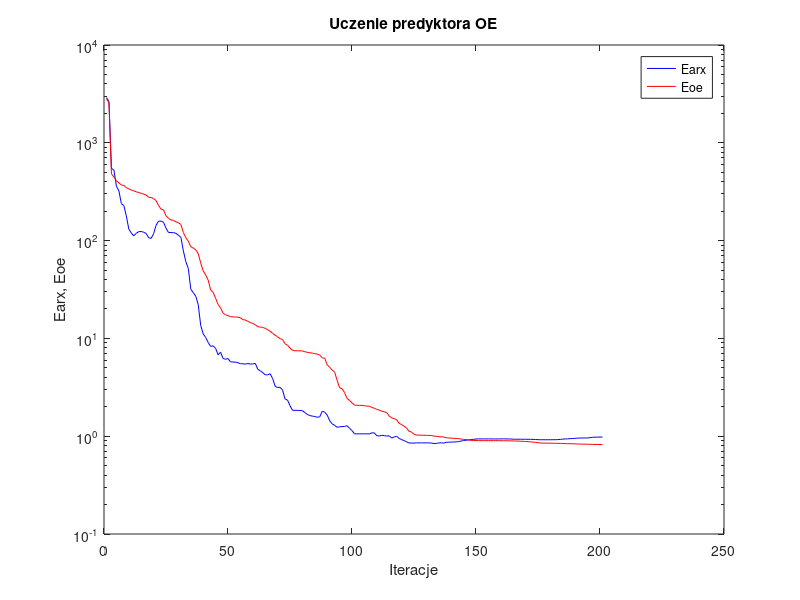
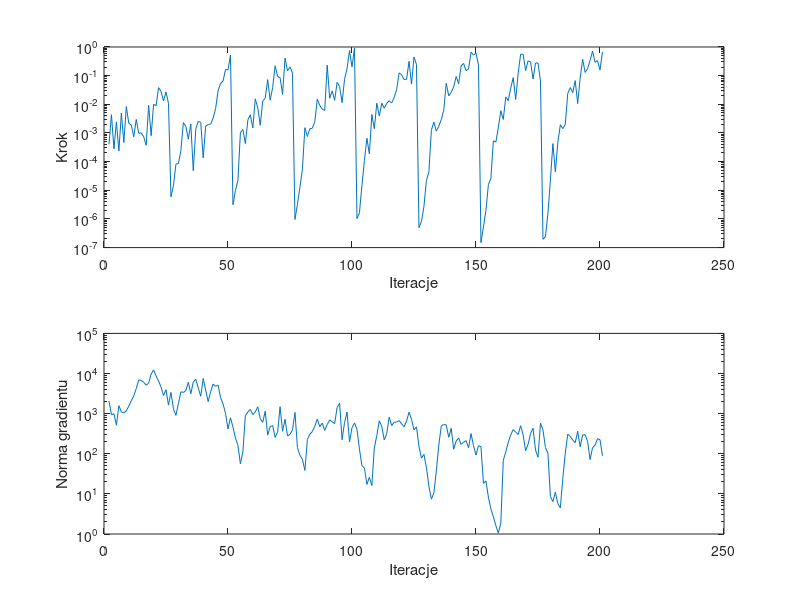

The MATLAB script that drew these images, in order:
%uczenie predyktora oe
clear all;
n=0; farx(n+1)=2.899440e+003; foe(n+1)=2.822203e+003; wspucz(n+1)=0.000000e+000; ng(n+1)=0.000000e+000;
%odnowa zmiennej metryki
n=1; farx(n+1)=2.642365e+003; foe(n+1)=2.557759e+003; krok(n+1)=3.994081e-004; ng(n+1)=2.072254e+003;
n=2; farx(n+1)=5.471807e+002; foe(n+1)=4.816416e+002; krok(n+1)=4.346286e-003; ng(n+1)=9.319600e+002;
n=3; farx(n+1)=5.267770e+002; foe(n+1)=4.471012e+002; krok(n+1)=2.775026e-004; ng(n+1)=9.977493e+002;
n=4; farx(n+1)=3.610720e+002; foe(n+1)=4.088474e+002; krok(n+1)=2.437335e-003; ng(n+1)=5.137199e+002;
n=5; farx(n+1)=3.226701e+002; foe(n+1)=3.888879e+002; krok(n+1)=2.337468e-004; ng(n+1)=1.581452e+003;
n=6; farx(n+1)=2.386599e+002; foe(n+1)=3.704961e+002; krok(n+1)=4.964322e-003; ng(n+1)=1.097017e+003;
n=7; farx(n+1)=2.281888e+002; foe(n+1)=3.665877e+002; krok(n+1)=4.636412e-004; ng(n+1)=1.043341e+003;
n=8; farx(n+1)=1.790513e+002; foe(n+1)=3.480250e+002; krok(n+1)=8.360316e-003; ng(n+1)=1.179031e+003;
n=9; farx(n+1)=1.310637e+002; foe(n+1)=3.379076e+002; krok(n+1)=2.168540e-003; ng(n+1)=1.538727e+003;
n=10; farx(n+1)=1.197525e+002; foe(n+1)=3.287269e+002; krok(n+1)=1.882699e-003; ng(n+1)=2.097056e+003;
n=11; farx(n+1)=1.118283e+002; foe(n+1)=3.228440e+002; krok(n+1)=7.348901e-004; ng(n+1)=2.760478e+003;
n=12; farx(n+1)=1.187754e+002; foe(n+1)=3.155487e+002; krok(n+1)=2.972972e-003; ng(n+1)=4.205700e+003;
n=13; farx(n+1)=1.234474e+002; foe(n+1)=3.098312e+002; krok(n+1)=9.673859e-004; ng(n+1)=6.927739e+003;
n=14; farx(n+1)=1.241149e+002; foe(n+1)=3.047845e+002; krok(n+1)=1.010647e-003; ng(n+1)=6.690753e+003;
n=15; farx(n+1)=1.215352e+002; foe(n+1)=2.981185e+002; krok(n+1)=7.394073e-004; ng(n+1)=6.068731e+003;
n=16; farx(n+1)=1.185607e+002; foe(n+1)=2.925309e+002; krok(n+1)=3.716215e-004; ng(n+1)=5.097702e+003;
n=17; farx(n+1)=1.068795e+002; foe(n+1)=2.772956e+002; krok(n+1)=9.258382e-003; ng(n+1)=5.811486e+003;
n=18; farx(n+1)=1.053616e+002; foe(n+1)=2.755615e+002; krok(n+1)=8.034520e-004; ng(n+1)=9.670190e+003;
n=19; farx(n+1)=1.173928e+002; foe(n+1)=2.688564e+002; krok(n+1)=1.000726e-002; ng(n+1)=1.233064e+004;
n=20; farx(n+1)=1.434967e+002; foe(n+1)=2.563864e+002; krok(n+1)=8.928204e-003; ng(n+1)=8.639232e+003;
n=21; farx(n+1)=1.580374e+002; foe(n+1)=2.284105e+002; krok(n+1)=3.818352e-002; ng(n+1)=6.493526e+003;
n=22; farx(n+1)=1.584075e+002; foe(n+1)=2.098342e+002; krok(n+1)=2.812841e-002; ng(n+1)=4.626149e+003;
n=23; farx(n+1)=1.539065e+002; foe(n+1)=2.060610e+002; krok(n+1)=1.308935e-002; ng(n+1)=2.822646e+003;
n=24; farx(n+1)=1.340272e+002; foe(n+1)=1.794125e+002; krok(n+1)=2.700825e-002; ng(n+1)=3.939181e+003;
n=25; farx(n+1)=1.211249e+002; foe(n+1)=1.693037e+002; krok(n+1)=1.080437e-002; ng(n+1)=1.637611e+003;
%odnowa zmiennej metryki
n=26; farx(n+1)=1.207549e+002; foe(n+1)=1.627220e+002; krok(n+1)=5.921156e-006; ng(n+1)=3.373492e+003;
n=27; farx(n+1)=1.206026e+002; foe(n+1)=1.608567e+002; krok(n+1)=1.442554e-005; ng(n+1)=1.314912e+003;
n=28; farx(n+1)=1.187891e+002; foe(n+1)=1.555233e+002; krok(n+1)=8.190066e-005; ng(n+1)=9.069660e+002;
n=29; farx(n+1)=1.133191e+002; foe(n+1)=1.525760e+002; krok(n+1)=8.528034e-005; ng(n+1)=1.784596e+003;
n=30; farx(n+1)=1.082129e+002; foe(n+1)=1.460176e+002; krok(n+1)=2.426039e-004; ng(n+1)=3.498566e+003;
n=31; farx(n+1)=7.859903e+001; foe(n+1)=1.208371e+002; krok(n+1)=2.304922e-003; ng(n+1)=3.378581e+003;
n=32; farx(n+1)=6.087292e+001; foe(n+1)=1.068178e+002; krok(n+1)=1.713251e-003; ng(n+1)=3.755895e+003;
n=33; farx(n+1)=5.179559e+001; foe(n+1)=9.877520e+001; krok(n+1)=6.099560e-004; ng(n+1)=6.058997e+003;
n=34; farx(n+1)=3.176825e+001; foe(n+1)=8.644300e+001; krok(n+1)=2.050209e-003; ng(n+1)=3.132546e+003;
n=35; farx(n+1)=2.936593e+001; foe(n+1)=8.383997e+001; krok(n+1)=4.789661e-005; ng(n+1)=6.113363e+003;
n=36; farx(n+1)=2.700559e+001; foe(n+1)=8.045275e+001; krok(n+1)=1.342085e-003; ng(n+1)=7.229529e+003;
n=37; farx(n+1)=2.210690e+001; foe(n+1)=7.365832e+001; krok(n+1)=2.547833e-003; ng(n+1)=4.389709e+003;
n=38; farx(n+1)=1.352709e+001; foe(n+1)=5.892202e+001; krok(n+1)=2.337021e-003; ng(n+1)=2.712706e+003;
n=39; farx(n+1)=1.112733e+001; foe(n+1)=4.901227e+001; krok(n+1)=1.355338e-004; ng(n+1)=7.544763e+003;
n=40; farx(n+1)=1.021678e+001; foe(n+1)=4.447476e+001; krok(n+1)=1.742611e-003; ng(n+1)=3.866583e+003;
n=41; farx(n+1)=9.092079e+000; foe(n+1)=3.946468e+001; krok(n+1)=1.959374e-003; ng(n+1)=1.993492e+003;
n=42; farx(n+1)=8.291144e+000; foe(n+1)=3.131261e+001; krok(n+1)=2.024786e-003; ng(n+1)=3.541714e+003;
n=43; farx(n+1)=8.406994e+000; foe(n+1)=2.957451e+001; krok(n+1)=3.303815e-003; ng(n+1)=5.446809e+003;
n=44; farx(n+1)=7.912191e+000; foe(n+1)=2.572566e+001; krok(n+1)=7.088910e-003; ng(n+1)=4.790818e+003;
n=45; farx(n+1)=6.807959e+000; foe(n+1)=2.225340e+001; krok(n+1)=2.967304e-002; ng(n+1)=5.174159e+003;
n=46; farx(n+1)=7.224723e+000; foe(n+1)=2.053623e+001; krok(n+1)=5.344961e-002; ng(n+1)=2.531761e+003;
n=47; farx(n+1)=6.231688e+000; foe(n+1)=1.820047e+001; krok(n+1)=6.488875e-002; ng(n+1)=1.745407e+003;
n=48; farx(n+1)=6.122818e+000; foe(n+1)=1.745016e+001; krok(n+1)=1.634459e-001; ng(n+1)=1.014626e+003;
n=49; farx(n+1)=6.221229e+000; foe(n+1)=1.708586e+001; krok(n+1)=1.576475e-001; ng(n+1)=4.164998e+002;
n=50; farx(n+1)=5.758641e+000; foe(n+1)=1.667230e+001; krok(n+1)=5.183452e-001; ng(n+1)=7.895055e+002;
%odnowa zmiennej metryki
n=51; farx(n+1)=5.738347e+000; foe(n+1)=1.659291e+001; krok(n+1)=3.123272e-006; ng(n+1)=4.617745e+002;
n=52; farx(n+1)=5.716208e+000; foe(n+1)=1.655248e+001; krok(n+1)=9.888364e-006; ng(n+1)=2.461843e+002;
n=53; farx(n+1)=5.642142e+000; foe(n+1)=1.650628e+001; krok(n+1)=2.219549e-005; ng(n+1)=1.631198e+002;
n=54; farx(n+1)=5.511359e+000; foe(n+1)=1.625334e+001; krok(n+1)=1.025539e-003; ng(n+1)=5.605142e+001;
n=55; farx(n+1)=5.506242e+000; foe(n+1)=1.555725e+001; krok(n+1)=1.317301e-003; ng(n+1)=1.122854e+002;
n=56; farx(n+1)=5.456374e+000; foe(n+1)=1.541169e+001; krok(n+1)=4.250148e-004; ng(n+1)=8.908026e+002;
n=57; farx(n+1)=5.544513e+000; foe(n+1)=1.493540e+001; krok(n+1)=2.840497e-003; ng(n+1)=1.098632e+003;
n=58; farx(n+1)=5.460269e+000; foe(n+1)=1.453593e+001; krok(n+1)=4.323984e-003; ng(n+1)=1.279534e+003;
n=59; farx(n+1)=5.482530e+000; foe(n+1)=1.419971e+001; krok(n+1)=1.499941e-003; ng(n+1)=9.427507e+002;
n=60; farx(n+1)=5.554590e+000; foe(n+1)=1.380790e+001; krok(n+1)=1.548166e-002; ng(n+1)=1.107841e+003;
n=61; farx(n+1)=4.837642e+000; foe(n+1)=1.315950e+001; krok(n+1)=7.517005e-003; ng(n+1)=1.485953e+003;
n=62; farx(n+1)=4.669064e+000; foe(n+1)=1.306286e+001; krok(n+1)=1.857915e-003; ng(n+1)=7.529390e+002;
n=63; farx(n+1)=4.467948e+000; foe(n+1)=1.297735e+001; krok(n+1)=1.301252e-002; ng(n+1)=6.085228e+002;
n=64; farx(n+1)=4.243190e+000; foe(n+1)=1.264290e+001; krok(n+1)=1.642672e-002; ng(n+1)=1.147555e+003;
n=65; farx(n+1)=4.242490e+000; foe(n+1)=1.227808e+001; krok(n+1)=7.240442e-002; ng(n+1)=2.915587e+002;
n=66; farx(n+1)=4.350838e+000; foe(n+1)=1.182227e+001; krok(n+1)=1.391254e-002; ng(n+1)=4.710269e+002;
n=67; farx(n+1)=3.884232e+000; foe(n+1)=1.126205e+001; krok(n+1)=3.820826e-002; ng(n+1)=5.046421e+002;
n=68; farx(n+1)=3.247452e+000; foe(n+1)=1.080475e+001; krok(n+1)=2.209722e-001; ng(n+1)=2.547532e+002;
n=69; farx(n+1)=3.148213e+000; foe(n+1)=1.036548e+001; krok(n+1)=9.373676e-002; ng(n+1)=3.439727e+002;
n=70; farx(n+1)=3.160810e+000; foe(n+1)=9.942664e+000; krok(n+1)=8.470464e-002; ng(n+1)=1.487599e+003;
n=71; farx(n+1)=2.960649e+000; foe(n+1)=9.742811e+000; krok(n+1)=2.219272e-002; ng(n+1)=3.645041e+002;
n=72; farx(n+1)=2.404470e+000; foe(n+1)=8.808086e+000; krok(n+1)=4.079802e-001; ng(n+1)=7.251215e+002;
n=73; farx(n+1)=2.336217e+000; foe(n+1)=8.499955e+000; krok(n+1)=1.460372e-001; ng(n+1)=2.772684e+002;
n=74; farx(n+1)=2.055118e+000; foe(n+1)=7.980741e+000; krok(n+1)=2.020751e-001; ng(n+1)=3.041909e+002;
n=75; farx(n+1)=1.840767e+000; foe(n+1)=7.557203e+000; krok(n+1)=1.221144e-001; ng(n+1)=3.951983e+002;
%odnowa zmiennej metryki
n=76; farx(n+1)=1.838981e+000; foe(n+1)=7.480380e+000; krok(n+1)=9.623223e-007; ng(n+1)=1.072715e+003;
n=77; farx(n+1)=1.836998e+000; foe(n+1)=7.474960e+000; krok(n+1)=3.241425e-006; ng(n+1)=1.431841e+002;
n=78; farx(n+1)=1.832258e+000; foe(n+1)=7.466401e+000; krok(n+1)=1.277945e-005; ng(n+1)=9.131381e+001;
n=79; farx(n+1)=1.825223e+000; foe(n+1)=7.434500e+000; krok(n+1)=5.354731e-005; ng(n+1)=7.284078e+001;
n=80; farx(n+1)=1.743272e+000; foe(n+1)=7.308506e+000; krok(n+1)=1.529718e-003; ng(n+1)=3.839960e+001;
n=81; farx(n+1)=1.665939e+000; foe(n+1)=7.194549e+000; krok(n+1)=7.557764e-004; ng(n+1)=2.267459e+002;
n=82; farx(n+1)=1.625943e+000; foe(n+1)=7.133395e+000; krok(n+1)=1.413789e-003; ng(n+1)=3.082693e+002;
n=83; farx(n+1)=1.604331e+000; foe(n+1)=7.067935e+000; krok(n+1)=1.457389e-003; ng(n+1)=3.571465e+002;
n=84; farx(n+1)=1.591178e+000; foe(n+1)=6.983876e+000; krok(n+1)=2.463242e-003; ng(n+1)=4.860945e+002;
n=85; farx(n+1)=1.563123e+000; foe(n+1)=6.905602e+000; krok(n+1)=1.517095e-002; ng(n+1)=7.308321e+002;
n=86; farx(n+1)=1.577209e+000; foe(n+1)=6.747335e+000; krok(n+1)=9.128410e-003; ng(n+1)=4.729631e+002;
n=87; farx(n+1)=1.802843e+000; foe(n+1)=6.316148e+000; krok(n+1)=6.746361e-003; ng(n+1)=5.810916e+002;
n=88; farx(n+1)=1.760272e+000; foe(n+1)=6.285375e+000; krok(n+1)=6.130766e-003; ng(n+1)=3.813378e+002;
n=89; farx(n+1)=1.642609e+000; foe(n+1)=5.359374e+000; krok(n+1)=2.320583e-001; ng(n+1)=5.327801e+002;
n=90; farx(n+1)=1.440447e+000; foe(n+1)=5.071583e+000; krok(n+1)=1.626130e-002; ng(n+1)=6.966007e+002;
n=91; farx(n+1)=1.338459e+000; foe(n+1)=4.746762e+000; krok(n+1)=2.928765e-002; ng(n+1)=6.269745e+002;
n=92; farx(n+1)=1.292367e+000; foe(n+1)=4.521088e+000; krok(n+1)=1.376894e-002; ng(n+1)=5.593655e+002;
n=93; farx(n+1)=1.232789e+000; foe(n+1)=3.724105e+000; krok(n+1)=5.857529e-002; ng(n+1)=1.430235e+003;
n=94; farx(n+1)=1.246442e+000; foe(n+1)=3.129164e+000; krok(n+1)=4.171530e-002; ng(n+1)=1.810854e+003;
n=95; farx(n+1)=1.255420e+000; foe(n+1)=3.060062e+000; krok(n+1)=1.142218e-002; ng(n+1)=2.232187e+002;
n=96; farx(n+1)=1.258950e+000; foe(n+1)=2.794840e+000; krok(n+1)=7.475647e-002; ng(n+1)=6.018428e+002;
n=97; farx(n+1)=1.280097e+000; foe(n+1)=2.435173e+000; krok(n+1)=1.778431e-001; ng(n+1)=1.090251e+003;
n=98; farx(n+1)=1.204096e+000; foe(n+1)=2.323548e+000; krok(n+1)=7.491049e-001; ng(n+1)=1.973174e+002;
n=99; farx(n+1)=1.141419e+000; foe(n+1)=2.192061e+000; krok(n+1)=2.031949e-001; ng(n+1)=4.451310e+002;
n=100; farx(n+1)=1.057802e+000; foe(n+1)=2.079511e+000; krok(n+1)=9.089030e-001; ng(n+1)=5.886123e+002;
%odnowa zmiennej metryki
n=101; farx(n+1)=1.056863e+000; foe(n+1)=2.069457e+000; krok(n+1)=1.027470e-006; ng(n+1)=4.068514e+002;
n=102; farx(n+1)=1.056568e+000; foe(n+1)=2.067563e+000; krok(n+1)=1.649381e-006; ng(n+1)=1.306794e+002;
n=103; farx(n+1)=1.057588e+000; foe(n+1)=2.065171e+000; krok(n+1)=1.460917e-005; ng(n+1)=5.050175e+001;
n=104; farx(n+1)=1.057726e+000; foe(n+1)=2.049839e+000; krok(n+1)=1.085565e-004; ng(n+1)=4.432090e+001;
n=105; farx(n+1)=1.057448e+000; foe(n+1)=2.034089e+000; krok(n+1)=6.552053e-004; ng(n+1)=1.724129e+001;
n=106; farx(n+1)=1.055180e+000; foe(n+1)=2.025483e+000; krok(n+1)=1.874926e-004; ng(n+1)=2.603146e+001;
n=107; farx(n+1)=1.081925e+000; foe(n+1)=1.969562e+000; krok(n+1)=4.419773e-003; ng(n+1)=1.607101e+001;
n=108; farx(n+1)=1.081564e+000; foe(n+1)=1.930593e+000; krok(n+1)=1.409339e-003; ng(n+1)=1.387493e+002;
n=109; farx(n+1)=1.010852e+000; foe(n+1)=1.879997e+000; krok(n+1)=1.095618e-002; ng(n+1)=2.847780e+002;
n=110; farx(n+1)=1.004869e+000; foe(n+1)=1.849964e+000; krok(n+1)=3.937497e-003; ng(n+1)=6.602019e+002;
n=111; farx(n+1)=1.021359e+000; foe(n+1)=1.800980e+000; krok(n+1)=1.095618e-002; ng(n+1)=4.852363e+002;
n=112; farx(n+1)=1.013564e+000; foe(n+1)=1.779338e+000; krok(n+1)=7.242402e-003; ng(n+1)=2.206247e+002;
n=113; farx(n+1)=1.003870e+000; foe(n+1)=1.742400e+000; krok(n+1)=1.086709e-002; ng(n+1)=3.157357e+002;
n=114; farx(n+1)=1.008676e+000; foe(n+1)=1.608033e+000; krok(n+1)=1.321526e-002; ng(n+1)=8.149210e+002;
n=115; farx(n+1)=9.576399e-001; foe(n+1)=1.539378e+000; krok(n+1)=1.109636e-002; ng(n+1)=5.048574e+002;
n=116; farx(n+1)=9.816382e-001; foe(n+1)=1.510981e+000; krok(n+1)=1.729594e-002; ng(n+1)=6.105488e+002;
n=117; farx(n+1)=9.984218e-001; foe(n+1)=1.473517e+000; krok(n+1)=3.294851e-002; ng(n+1)=6.151059e+002;
n=118; farx(n+1)=9.492991e-001; foe(n+1)=1.353749e+000; krok(n+1)=1.253365e-001; ng(n+1)=6.726661e+002;
n=119; farx(n+1)=9.227518e-001; foe(n+1)=1.314576e+000; krok(n+1)=1.067078e-001; ng(n+1)=5.555996e+002;
n=120; farx(n+1)=9.018860e-001; foe(n+1)=1.264322e+000; krok(n+1)=7.340057e-002; ng(n+1)=4.696377e+002;
n=121; farx(n+1)=8.772216e-001; foe(n+1)=1.209885e+000; krok(n+1)=7.431643e-002; ng(n+1)=6.540275e+002;
n=122; farx(n+1)=8.518296e-001; foe(n+1)=1.121805e+000; krok(n+1)=3.138666e-001; ng(n+1)=1.085000e+003;
n=123; farx(n+1)=8.506313e-001; foe(n+1)=1.102632e+000; krok(n+1)=5.079872e-002; ng(n+1)=7.241882e+002;
n=124; farx(n+1)=8.507866e-001; foe(n+1)=1.047865e+000; krok(n+1)=4.452012e-001; ng(n+1)=3.934366e+002;
n=125; farx(n+1)=8.550146e-001; foe(n+1)=1.026073e+000; krok(n+1)=2.435056e-001; ng(n+1)=4.684704e+002;
%odnowa zmiennej metryki
n=126; farx(n+1)=8.548970e-001; foe(n+1)=1.025161e+000; krok(n+1)=4.962554e-007; ng(n+1)=1.527118e+002;
n=127; farx(n+1)=8.548430e-001; foe(n+1)=1.024834e+000; krok(n+1)=8.165243e-007; ng(n+1)=7.806695e+001;
n=128; farx(n+1)=8.545418e-001; foe(n+1)=1.022973e+000; krok(n+1)=2.701776e-006; ng(n+1)=9.694531e+001;
n=129; farx(n+1)=8.546151e-001; foe(n+1)=1.019426e+000; krok(n+1)=2.170937e-005; ng(n+1)=4.555017e+001;
n=130; farx(n+1)=8.546363e-001; foe(n+1)=1.018717e+000; krok(n+1)=4.381503e-005; ng(n+1)=1.546983e+001;
n=131; farx(n+1)=8.517871e-001; foe(n+1)=1.015539e+000; krok(n+1)=1.238384e-003; ng(n+1)=7.387529e+000;
n=132; farx(n+1)=8.416268e-001; foe(n+1)=1.002536e+000; krok(n+1)=2.400181e-003; ng(n+1)=1.043738e+001;
n=133; farx(n+1)=8.435908e-001; foe(n+1)=9.975544e-001; krok(n+1)=1.158294e-003; ng(n+1)=3.728393e+001;
n=134; farx(n+1)=8.541905e-001; foe(n+1)=9.877112e-001; krok(n+1)=1.700059e-003; ng(n+1)=1.648712e+002;
n=135; farx(n+1)=8.557131e-001; foe(n+1)=9.862597e-001; krok(n+1)=2.926191e-003; ng(n+1)=4.934185e+002;
n=136; farx(n+1)=8.504619e-001; foe(n+1)=9.825330e-001; krok(n+1)=6.400909e-003; ng(n+1)=5.333630e+002;
n=137; farx(n+1)=8.674992e-001; foe(n+1)=9.647110e-001; krok(n+1)=5.440189e-002; ng(n+1)=5.262085e+002;
n=138; farx(n+1)=8.679874e-001; foe(n+1)=9.595557e-001; krok(n+1)=1.979909e-002; ng(n+1)=2.575503e+002;
n=139; farx(n+1)=8.707396e-001; foe(n+1)=9.549891e-001; krok(n+1)=2.610023e-002; ng(n+1)=4.294351e+002;
n=140; farx(n+1)=8.721743e-001; foe(n+1)=9.529585e-001; krok(n+1)=4.076532e-002; ng(n+1)=1.297384e+002;
n=141; farx(n+1)=8.741928e-001; foe(n+1)=9.482194e-001; krok(n+1)=9.363811e-002; ng(n+1)=2.074841e+002;
n=142; farx(n+1)=8.814554e-001; foe(n+1)=9.445642e-001; krok(n+1)=5.205007e-002; ng(n+1)=2.474041e+002;
n=143; farx(n+1)=8.916749e-001; foe(n+1)=9.358250e-001; krok(n+1)=2.176076e-001; ng(n+1)=1.710461e+002;
n=144; farx(n+1)=9.036618e-001; foe(n+1)=9.273982e-001; krok(n+1)=2.681247e-001; ng(n+1)=1.942862e+002;
n=145; farx(n+1)=9.103754e-001; foe(n+1)=9.232811e-001; krok(n+1)=1.489153e-001; ng(n+1)=2.123347e+002;
n=146; farx(n+1)=9.145623e-001; foe(n+1)=9.170915e-001; krok(n+1)=1.717868e-001; ng(n+1)=1.412165e+002;
n=147; farx(n+1)=9.226660e-001; foe(n+1)=9.069334e-001; krok(n+1)=6.577988e-001; ng(n+1)=3.179289e+002;
n=148; farx(n+1)=9.285410e-001; foe(n+1)=9.051401e-001; krok(n+1)=5.219391e-001; ng(n+1)=1.584788e+002;
n=149; farx(n+1)=9.367643e-001; foe(n+1)=9.027075e-001; krok(n+1)=6.193808e-001; ng(n+1)=9.308791e+001;
n=150; farx(n+1)=9.384913e-001; foe(n+1)=9.015441e-001; krok(n+1)=2.320583e-001; ng(n+1)=1.593679e+002;
%odnowa zmiennej metryki
n=151; farx(n+1)=9.384806e-001; foe(n+1)=9.013140e-001; krok(n+1)=1.477556e-007; ng(n+1)=1.493309e+002;
n=152; farx(n+1)=9.384704e-001; foe(n+1)=9.013005e-001; krok(n+1)=5.264774e-007; ng(n+1)=1.829102e+001;
n=153; farx(n+1)=9.384428e-001; foe(n+1)=9.012464e-001; krok(n+1)=1.979565e-006; ng(n+1)=2.107757e+001;
n=154; farx(n+1)=9.383887e-001; foe(n+1)=9.011393e-001; krok(n+1)=1.573332e-005; ng(n+1)=8.293151e+000;
n=155; farx(n+1)=9.383426e-001; foe(n+1)=9.010961e-001; krok(n+1)=2.628202e-005; ng(n+1)=4.251398e+000;
n=156; farx(n+1)=9.377308e-001; foe(n+1)=9.008354e-001; krok(n+1)=5.302150e-004; ng(n+1)=2.687925e+000;
n=157; farx(n+1)=9.375182e-001; foe(n+1)=9.007589e-001; krok(n+1)=4.811061e-004; ng(n+1)=1.618451e+000;
n=158; farx(n+1)=9.374251e-001; foe(n+1)=9.006497e-001; krok(n+1)=1.518185e-003; ng(n+1)=1.058482e+000;
n=159; farx(n+1)=9.384314e-001; foe(n+1)=8.995773e-001; krok(n+1)=5.967206e-003; ng(n+1)=1.870470e+000;
n=160; farx(n+1)=9.402820e-001; foe(n+1)=8.992848e-001; krok(n+1)=2.972972e-003; ng(n+1)=6.877455e+001;
n=161; farx(n+1)=9.381133e-001; foe(n+1)=8.986507e-001; krok(n+1)=1.818608e-002; ng(n+1)=1.108707e+002;
n=162; farx(n+1)=9.365972e-001; foe(n+1)=8.978073e-001; krok(n+1)=1.340015e-002; ng(n+1)=1.914493e+002;
n=163; farx(n+1)=9.374516e-001; foe(n+1)=8.969564e-001; krok(n+1)=3.670029e-002; ng(n+1)=2.940726e+002;
n=164; farx(n+1)=9.319924e-001; foe(n+1)=8.932654e-001; krok(n+1)=8.512166e-002; ng(n+1)=4.020182e+002;
n=165; farx(n+1)=9.304351e-001; foe(n+1)=8.929559e-001; krok(n+1)=1.468412e-002; ng(n+1)=3.439557e+002;
n=166; farx(n+1)=9.315550e-001; foe(n+1)=8.918455e-001; krok(n+1)=1.213676e-001; ng(n+1)=3.029678e+002;
n=167; farx(n+1)=9.316789e-001; foe(n+1)=8.886083e-001; krok(n+1)=5.636152e-001; ng(n+1)=4.999700e+002;
n=168; farx(n+1)=9.302538e-001; foe(n+1)=8.854012e-001; krok(n+1)=5.548341e-001; ng(n+1)=2.967630e+002;
n=169; farx(n+1)=9.306751e-001; foe(n+1)=8.839870e-001; krok(n+1)=1.500061e-001; ng(n+1)=1.189543e+002;
n=170; farx(n+1)=9.291003e-001; foe(n+1)=8.798286e-001; krok(n+1)=3.282103e-001; ng(n+1)=1.723763e+002;
n=171; farx(n+1)=9.294545e-001; foe(n+1)=8.743630e-001; krok(n+1)=3.032584e-001; ng(n+1)=3.198346e+002;
n=172; farx(n+1)=9.277647e-001; foe(n+1)=8.710990e-001; krok(n+1)=7.588958e-002; ng(n+1)=4.324816e+002;
n=173; farx(n+1)=9.243471e-001; foe(n+1)=8.659409e-001; krok(n+1)=2.759884e-001; ng(n+1)=1.238303e+002;
n=174; farx(n+1)=9.221956e-001; foe(n+1)=8.589611e-001; krok(n+1)=2.762929e-001; ng(n+1)=8.194605e+001;
n=175; farx(n+1)=9.201261e-001; foe(n+1)=8.519841e-001; krok(n+1)=6.394768e-002; ng(n+1)=5.801386e+002;
%odnowa zmiennej metryki
n=176; farx(n+1)=9.200400e-001; foe(n+1)=8.497767e-001; krok(n+1)=1.950212e-007; ng(n+1)=3.945875e+002;
n=177; farx(n+1)=9.200309e-001; foe(n+1)=8.494189e-001; krok(n+1)=2.390605e-007; ng(n+1)=1.437866e+002;
n=178; farx(n+1)=9.201322e-001; foe(n+1)=8.482917e-001; krok(n+1)=1.570179e-006; ng(n+1)=1.023283e+002;
n=179; farx(n+1)=9.201469e-001; foe(n+1)=8.481452e-001; krok(n+1)=2.296646e-005; ng(n+1)=8.572111e+000;
n=180; farx(n+1)=9.209598e-001; foe(n+1)=8.467869e-001; krok(n+1)=4.250148e-004; ng(n+1)=6.429739e+000;
n=181; farx(n+1)=9.213550e-001; foe(n+1)=8.463650e-001; krok(n+1)=4.412088e-005; ng(n+1)=1.103886e+001;
n=182; farx(n+1)=9.227614e-001; foe(n+1)=8.456105e-001; krok(n+1)=4.740920e-004; ng(n+1)=5.724103e+000;
n=183; farx(n+1)=9.269559e-001; foe(n+1)=8.445322e-001; krok(n+1)=1.924424e-003; ng(n+1)=4.478530e+000;
n=184; farx(n+1)=9.332741e-001; foe(n+1)=8.427560e-001; krok(n+1)=1.420248e-003; ng(n+1)=2.419244e+001;
n=185; farx(n+1)=9.380446e-001; foe(n+1)=8.397753e-001; krok(n+1)=2.000848e-003; ng(n+1)=1.043842e+002;
n=186; farx(n+1)=9.398857e-001; foe(n+1)=8.392378e-001; krok(n+1)=2.421456e-002; ng(n+1)=3.083140e+002;
n=187; farx(n+1)=9.448578e-001; foe(n+1)=8.371560e-001; krok(n+1)=3.844828e-002; ng(n+1)=2.717181e+002;
n=188; farx(n+1)=9.473607e-001; foe(n+1)=8.365146e-001; krok(n+1)=2.539936e-002; ng(n+1)=2.194159e+002;
n=189; farx(n+1)=9.512326e-001; foe(n+1)=8.352153e-001; krok(n+1)=6.700045e-002; ng(n+1)=1.876609e+002;
n=190; farx(n+1)=9.564024e-001; foe(n+1)=8.322024e-001; krok(n+1)=1.064021e-002; ng(n+1)=3.650102e+002;
n=191; farx(n+1)=9.578528e-001; foe(n+1)=8.311316e-001; krok(n+1)=8.097460e-002; ng(n+1)=1.491716e+002;
n=192; farx(n+1)=9.584578e-001; foe(n+1)=8.298077e-001; krok(n+1)=3.724184e-001; ng(n+1)=2.944695e+002;
n=193; farx(n+1)=9.591641e-001; foe(n+1)=8.289645e-001; krok(n+1)=1.293628e-001; ng(n+1)=2.997225e+002;
n=194; farx(n+1)=9.604635e-001; foe(n+1)=8.279733e-001; krok(n+1)=1.755320e-001; ng(n+1)=2.030829e+002;
n=195; farx(n+1)=9.665777e-001; foe(n+1)=8.263981e-001; krok(n+1)=3.394051e-001; ng(n+1)=7.155639e+001;
n=196; farx(n+1)=9.747909e-001; foe(n+1)=8.247186e-001; krok(n+1)=7.203499e-001; ng(n+1)=1.421781e+002;
n=197; farx(n+1)=9.772555e-001; foe(n+1)=8.237748e-001; krok(n+1)=2.912288e-001; ng(n+1)=1.636559e+002;
n=198; farx(n+1)=9.779050e-001; foe(n+1)=8.228785e-001; krok(n+1)=3.340461e-001; ng(n+1)=2.369278e+002;
n=199; farx(n+1)=9.798652e-001; foe(n+1)=8.219606e-001; krok(n+1)=1.570717e-001; ng(n+1)=2.243329e+002;
n=200; farx(n+1)=9.780947e-001; foe(n+1)=8.204514e-001; krok(n+1)=6.809733e-001; ng(n+1)=8.846982e+001;

figure; semilogy(farx,'b'); hold on; semilogy(foe,'r'); xlabel('Iteracje'); ylabel('Earx, Eoe'); legend('Earx','Eoe'); title('Uczenie predyktora OE');
figure; subplot(2,1,1); semilogy(krok); xlabel('Iteracje'); ylabel('Krok');
subplot(2,1,2); semilogy(ng); xlabel('Iteracje'); ylabel('Norma gradientu');
Earx=farx(n+1)
Eoe=foe(n+1)
